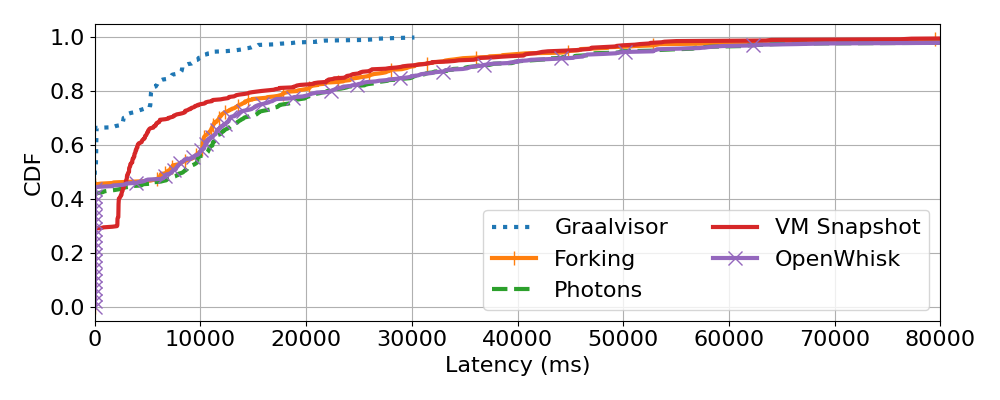

This chart was generated by the following Python code:
#!/usr/bin/python

import matplotlib
import matplotlib.pyplot as plt
import numpy as np

gv      = np.loadtxt("gv_dc_avg_latency.txt")
gv_fork = np.loadtxt("gv_fork_avg_latency.txt")
gv_snap = np.loadtxt("gv_snap_avg_latency.txt")
cr      = np.loadtxt("cr_avg_latency.txt")
ph      = np.loadtxt("ph_avg_latency.txt")

x_gv      = np.sort(gv)
x_cr      = np.sort(cr)
x_gv_fork = np.sort(gv_fork)
x_gv_snap = np.sort(gv_snap)
x_ph      = np.sort(ph)

y_gv      = np.arange(len(gv)) / float(len(gv))
y_cr      = np.arange(len(cr)) / float(len(cr))
y_gv_fork = np.arange(len(gv_fork)) / float(len(gv_fork))
y_gv_snap = np.arange(len(gv_snap)) / float(len(gv_snap))
y_ph      = np.arange(len(ph)) / float(len(ph))

matplotlib.rcParams.update({'font.size': 16})
plt.rcParams["figure.figsize"] = (10, 4)
plt.plot(x_gv,      y_gv,      linestyle = ":",                                               linewidth = 3, label = "Graalvisor")
plt.plot(x_gv_fork, y_gv_fork, linestyle = "-",  marker = "|", markersize = 10, markevery=10, linewidth = 3, label = "Forking")
plt.plot(x_ph,      y_ph,      linestyle = "--",                                              linewidth = 3, label = "Photons")
plt.plot(x_gv_snap, y_gv_snap, linestyle = "-",                                               linewidth = 3, label = "VM Snapshot")
plt.plot(x_cr,      y_cr,      linestyle = "-",  marker = "x", markersize = 10, markevery=10, linewidth = 3, label = "OpenWhisk")
plt.xlim(xmin=0, xmax=80000)
plt.xlabel("Latency (ms)")
plt.ylabel("CDF")
plt.grid()
plt.legend(ncol=2, loc='lower right')
plt.tight_layout()
plt.savefig("azure-replay-latency-avg.pdf")
plt.savefig("azure-replay-latency-avg.png")
plt.show()
